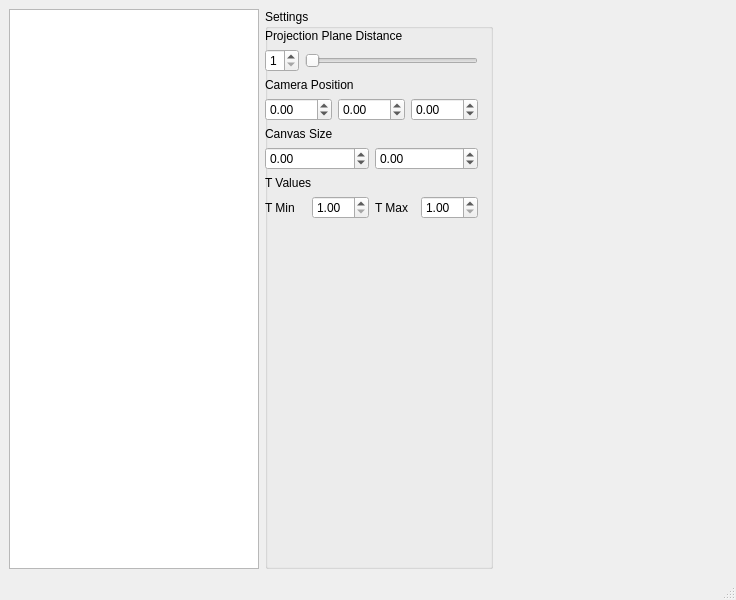
<?xml version="1.0" encoding="UTF-8"?>
<ui version="4.0">
 <class>Canvas</class>
 <widget class="QMainWindow" name="Canvas">
  <property name="geometry">
   <rect>
    <x>0</x>
    <y>0</y>
    <width>736</width>
    <height>600</height>
   </rect>
  </property>
  <property name="maximumSize">
   <size>
    <width>736</width>
    <height>16777215</height>
   </size>
  </property>
  <property name="windowTitle">
   <string>MainWindow</string>
  </property>
  <widget class="QWidget" name="centralwidget">
   <layout class="QGridLayout" name="gridLayout">
    <item row="0" column="0">
     <layout class="QHBoxLayout" name="horizontalLayout" stretch="0,0,0">
      <item>
       <widget class="QListWidget" name="scenesList">
        <property name="maximumSize">
         <size>
          <width>250</width>
          <height>800</height>
         </size>
        </property>
       </widget>
      </item>
      <item>
       <layout class="QVBoxLayout" name="verticalLayout" stretch="0">
        <item>
         <widget class="QGroupBox" name="groupBox">
          <property name="maximumSize">
           <size>
            <width>250</width>
            <height>16777215</height>
           </size>
          </property>
          <property name="title">
           <string>Settings</string>
          </property>
          <widget class="QWidget" name="verticalLayoutWidget_2">
           <property name="geometry">
            <rect>
             <x>0</x>
             <y>20</y>
             <width>213</width>
             <height>173</height>
            </rect>
           </property>
           <layout class="QVBoxLayout" name="settingsLayout">
            <property name="sizeConstraint">
             <enum>QLayout::SetMinimumSize</enum>
            </property>
            <item>
             <layout class="QVBoxLayout" name="projectionPlaneLayout">
              <item>
               <widget class="QLabel" name="label_2">
                <property name="text">
                 <string>Projection Plane Distance</string>
                </property>
               </widget>
              </item>
              <item>
               <layout class="QHBoxLayout" name="horizontalLayout_2">
                <item>
                 <widget class="QSpinBox" name="projectionPlaneSpinBox">
                  <property name="maximum">
                   <number>4</number>
                  </property>
                  <property name="minimum">
                   <number>1</number>
                  </property>
                 </widget>
                </item>
                <item>
                 <widget class="QSlider" name="projectionPlaneSlider">
                  <property name="orientation">
                   <enum>Qt::Horizontal</enum>
                  </property>
                  <property name="maximum">
                   <number>4</number>
                  </property>
                  <property name="minimum">
                   <number>1</number>
                  </property>
                 </widget>
                </item>
               </layout>
              </item>
             </layout>
            </item>
            <item>
             <layout class="QVBoxLayout" name="cameraPositionLayout">
              <item>
               <widget class="QLabel" name="label_2">
                <property name="text">
                 <string>Camera Position</string>
                </property>
               </widget>
              </item>
              <item>
               <layout class="QHBoxLayout" name="horizontalLayout_2">
                <item>
                 <widget class="QDoubleSpinBox" name="xCameraPos">
                  <property name="minimum">
                   <double>-10</double>
                  </property>
                  <property name="maximum">
                   <double>10</double>
                  </property>
                 </widget>
                </item>
                <item>
                 <widget class="QDoubleSpinBox" name="yCameraPos">
                  <property name="minimum">
                   <double>-10</double>
                  </property>
                  <property name="maximum">
                   <double>10</double>
                  </property>
                 </widget>
                </item>
                <item>
                 <widget class="QDoubleSpinBox" name="zCameraPos">
                  <property name="minimum">
                   <double>-10</double>
                  </property>
                  <property name="maximum">
                   <double>10</double>
                  </property>
                 </widget>
                </item>
               </layout>
              </item>
             </layout>
            </item>
            <item>
             <layout class="QVBoxLayout" name="canvasSizeLayout">
              <item>
               <widget class="QLabel" name="label_2">
                <property name="text">
                 <string>Canvas Size</string>
                </property>
               </widget>
              </item>
              <item>
               <layout class="QHBoxLayout" name="horizontalLayout_2">
                <item>
                 <widget class="QDoubleSpinBox" name="canvasWidth">
                  <property name="minimum">
                   <double>-10</double>
                  </property>
                  <property name="maximum">
                   <double>10</double>
                  </property>
                 </widget>
                </item>
                <item>
                 <widget class="QDoubleSpinBox" name="canvasHeight">
                  <property name="minimum">
                   <double>-10</double>
                  </property>
                  <property name="maximum">
                   <double>10</double>
                  </property>
                 </widget>
                </item>
               </layout>
              </item>
             </layout>
            </item>
            <item>
             <layout class="QVBoxLayout" name="tValuesLayout">
              <item>
               <widget class="QLabel" name="label_2">
                <property name="text">
                 <string>T Values</string>
                </property>
               </widget>
              </item>
              <item>
               <layout class="QHBoxLayout" name="horizontalLayout_2">
                <item>
                 <layout class="QHBoxLayout" name="horizontalLayout_3">
                  <item>
                   <widget class="QLabel" name="label_2">
                    <property name="text">
                     <string>T Min</string>
                    </property>
                   </widget>
                  </item>
                  <item>
                   <widget class="QDoubleSpinBox" name="tMin">
                    <property name="minimum">
                     <double>1</double>
                    </property>
                    <property name="maximum">
                     <double>10</double>
                    </property>
                   </widget>
                  </item>
                 </layout>
                </item>
                <item>
                 <layout class="QHBoxLayout" name="horizontalLayout_3">
                  <item>
                   <widget class="QLabel" name="label_2">
                    <property name="text">
                     <string>T Max</string>
                    </property>
                   </widget>
                  </item>
                  <item>
                   <widget class="QDoubleSpinBox" name="tMax">
                    <property name="minimum">
                     <double>1</double>
                    </property>
                   </widget>
                  </item>
                 </layout>
                </item>
               </layout>
              </item>
             </layout>
            </item>
           </layout>
          </widget>
         </widget>
        </item>
       </layout>
      </item>
      <item>
       <widget class="QLabel" name="label">
        <property name="text">
         <string/>
        </property>
       </widget>
      </item>
     </layout>
    </item>
   </layout>
  </widget>
  <widget class="QMenuBar" name="menubar">
   <property name="geometry">
    <rect>
     <x>0</x>
     <y>0</y>
     <width>736</width>
     <height>22</height>
    </rect>
   </property>
  </widget>
  <widget class="QStatusBar" name="statusbar"/>
 </widget>
 <resources/>
 <connections/>
</ui>
